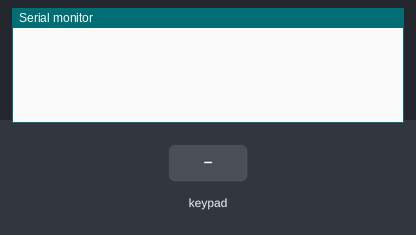
Bench run of a sketch on a simulated Arduino Leonardo, built with avr-gcc and run on an emulated ATmega32U4. On the bench: the last lines printed to the serial monitor. The inputs (shaded band) are chosen by the test bench.

Above: at 1.2 s.
1.3 s: key '1' pressed
At 2.5 s:
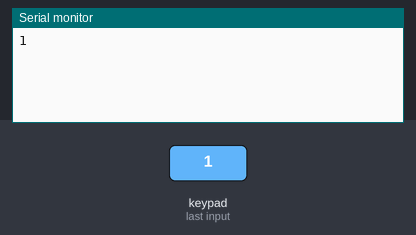
2.8 s: keypad keys 7 6 5 4 # pressed 0.4 s apart
At 4.9 s:
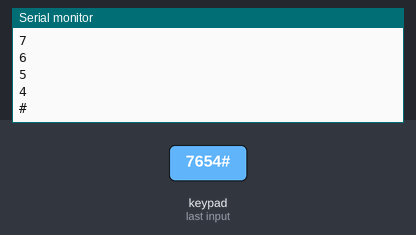
6.3 s: key 'A' pressed
At 7.5 s:
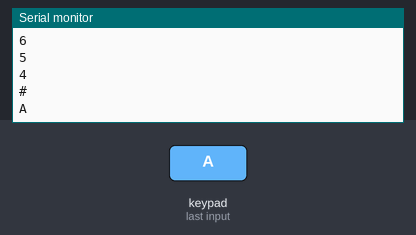
7.8 s: keypad keys 7 6 5 4 * pressed 0.4 s apart
At 9.9 s:
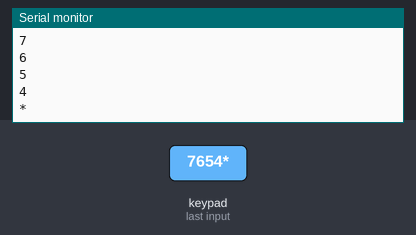
11.3 s: key 'B' pressed
At 12.5 s:
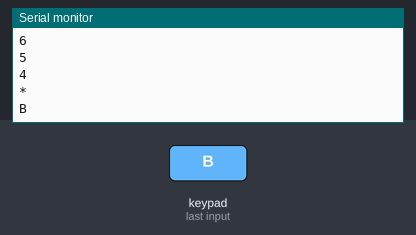
12.8 s: keypad keys 7 6 5 4 D pressed 0.4 s apart
At 15.0 s:
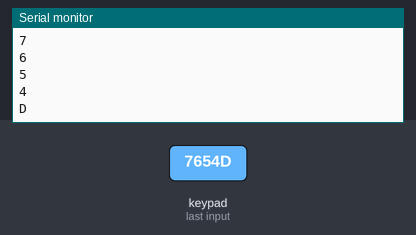
Timing chart, 0 to 16.5 s (numbered marks = the images above; inputs shaded):
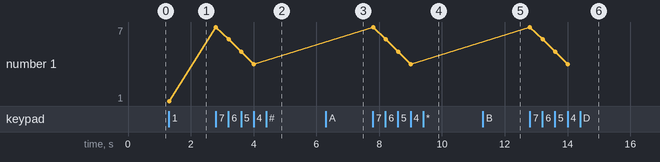

The sketch:

leonardo_keypad_4x4_membrane.ino
```cpp
#include "Keyboard.h"
#include <Keypad.h>
const byte ROWS = 4; //four rows
const byte COLS = 4; //four columns

char hexaKeys[ROWS][COLS] = {
  {'1', '2', '3', 'A'},
  {'4', '5', '6', 'B'},
  {'7', '8', '9', 'C'},
  {'*', '0', '#', 'D'}
};
byte rowPins[ROWS] = {7, 6, 5, 4}; //connect to the row pinouts of the keypad
byte colPins[COLS] = {3, 2, 1, 0}; //connect to the column pinouts of the keypad

Keypad customKeypad = Keypad( makeKeymap(hexaKeys), rowPins, colPins, ROWS, COLS);

void setup() {
  Serial.begin(9600);
  Keyboard.releaseAll();
  //while (!Serial) {
  //  ; // wait for serial port to connect. Needed for native USB port only
  //}
}

void loop() {
  char customKey = customKeypad.getKey();
  if (customKey) {
    Serial.println(customKey);
    switch (customKey) {
      case '1':
        Keyboard.println("push key 1");
        break;
      case '2':
        Keyboard.println("push key 2");
        break;
      case '3':
        Keyboard.println("push key 3");
        break;
      case '4':
        Keyboard.println("push key 4");
        break;
      case '5':
        Keyboard.println("push key 5");
        break;
      case '6':
        Keyboard.println("push key 6");
        break;
      case '7':
        Keyboard.println("push key 7");
        break;
      case '8':
        Keyboard.println("push key 8");
        break;
      case '9':
        Keyboard.println("push key 9");
        break;
      case '0':
        Keyboard.println("push key 0");
        break;
      case 'A':
        Keyboard.println("push key A");
        break;
      case 'B':
        Keyboard.println("push key B");
        break;
      case 'C':
        Keyboard.println("push key C");
        break;
      case 'D':
        Keyboard.println("push key D");
        break;
      case '*':
        Keyboard.press(KEY_LEFT_GUI);
        Keyboard.press('r');
        Keyboard.releaseAll();
        delay(50);
        Keyboard.println("cmd");
        break;
      case '#':
        Keyboard.press(KEY_LEFT_GUI);
        Keyboard.press('r');
        Keyboard.releaseAll();
        delay(50);
        Keyboard.println("cmd");
        delay(50);
        Keyboard.println("ping 8.8.8.8");
        break;
      default:
        break;
    }
  }
}
```

Measured:
- after the input at 1.3 s, the serial monitor: prints a new line at once (image 1)
- after the input at 2.8 s, the serial monitor: prints a new line at once (image 2)
- after the input at 6.3 s, the serial monitor: prints a new line at once (image 3)
- after the input at 7.8 s, the serial monitor: prints a new line at once (image 4)
- after the input at 11.3 s, the serial monitor: prints a new line at once (image 5)
- after the input at 12.8 s, the serial monitor: prints a new line at once (image 6)
- plotted number 1: 1 → 4 after the input at 2.8 s
